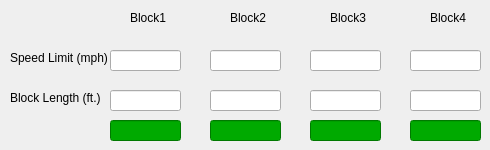
      <widget class="QWidget" name="controller1">
       <attribute name="title">
        <string>Controller 1</string>
       </attribute>
       <widget class="QLabel" name="label">
        <property name="geometry">
         <rect>
          <x>130</x>
          <y>10</y>
          <width>49</width>
          <height>16</height>
         </rect>
        </property>
        <property name="text">
         <string>Block1</string>
        </property>
       </widget>
       <widget class="QLabel" name="label_2">
        <property name="geometry">
         <rect>
          <x>230</x>
          <y>10</y>
          <width>49</width>
          <height>16</height>
         </rect>
        </property>
        <property name="text">
         <string>Block2</string>
        </property>
       </widget>
       <widget class="QLabel" name="label_3">
        <property name="geometry">
         <rect>
          <x>330</x>
          <y>10</y>
          <width>49</width>
          <height>16</height>
         </rect>
        </property>
        <property name="text">
         <string>Block3</string>
        </property>
       </widget>
       <widget class="QLabel" name="label_4">
        <property name="geometry">
         <rect>
          <x>430</x>
          <y>10</y>
          <width>49</width>
          <height>16</height>
         </rect>
        </property>
        <property name="text">
         <string>Block4</string>
        </property>
       </widget>
       <widget class="QLabel" name="label_8">
        <property name="geometry">
         <rect>
          <x>10</x>
          <y>50</y>
          <width>101</width>
          <height>16</height>
         </rect>
        </property>
        <property name="text">
         <string>Speed Limit (mph)</string>
        </property>
       </widget>
       <widget class="QLabel" name="label_9">
        <property name="geometry">
         <rect>
          <x>10</x>
          <y>90</y>
          <width>91</width>
          <height>16</height>
         </rect>
        </property>
        <property name="text">
         <string>Block Length (ft.)</string>
        </property>
       </widget>
       <widget class="QLineEdit" name="Block1controllerOcc">
        <property name="geometry">
         <rect>
          <x>110</x>
          <y>120</y>
          <width>71</width>
          <height>21</height>
         </rect>
        </property>
        <property name="styleSheet">
         <string notr="true">background-color: rgb(0,170, 0)</string>
        </property>
        <property name="text">
         <string/>
        </property>
       </widget>
       <widget class="QLineEdit" name="Block2controllerOcc">
        <property name="geometry">
         <rect>
          <x>210</x>
          <y>120</y>
          <width>71</width>
          <height>21</height>
         </rect>
        </property>
        <property name="styleSheet">
         <string notr="true">background-color: rgb(0,170, 0)</string>
        </property>
        <property name="text">
         <string/>
        </property>
       </widget>
       <widget class="QLineEdit" name="Block3controllerOcc">
        <property name="geometry">
         <rect>
          <x>310</x>
          <y>120</y>
          <width>71</width>
          <height>21</height>
         </rect>
        </property>
        <property name="styleSheet">
         <string notr="true">background-color: rgb(0,170, 0)</string>
        </property>
        <property name="text">
         <string/>
        </property>
       </widget>
       <widget class="QLineEdit" name="Block4controllerOcc">
        <property name="geometry">
         <rect>
          <x>410</x>
          <y>120</y>
          <width>71</width>
          <height>21</height>
         </rect>
        </property>
        <property name="styleSheet">
         <string notr="true">background-color: rgb(0,170, 0)</string>
        </property>
        <property name="text">
         <string/>
        </property>
       </widget>
       <widget class="QLineEdit" name="block1controllerSpeedLimitDisplay">
        <property name="geometry">
         <rect>
          <x>110</x>
          <y>50</y>
          <width>71</width>
          <height>21</height>
         </rect>
        </property>
       </widget>
       <widget class="QLineEdit" name="block2controllerSpeedLimitDisplay">
        <property name="geometry">
         <rect>
          <x>210</x>
          <y>50</y>
          <width>71</width>
          <height>21</height>
         </rect>
        </property>
       </widget>
       <widget class="QLineEdit" name="block3controllerSpeedLimitDisplay">
        <property name="geometry">
         <rect>
          <x>310</x>
          <y>50</y>
          <width>71</width>
          <height>21</height>
         </rect>
        </property>
       </widget>
       <widget class="QLineEdit" name="block4controllerSpeedLimitDisplay">
        <property name="geometry">
         <rect>
          <x>410</x>
          <y>50</y>
          <width>71</width>
          <height>21</height>
         </rect>
        </property>
       </widget>
       <widget class="QLineEdit" name="block1controllerBlockLengthDisplay">
        <property name="geometry">
         <rect>
          <x>110</x>
          <y>90</y>
          <width>71</width>
          <height>21</height>
         </rect>
        </property>
       </widget>
       <widget class="QLineEdit" name="block2controllerBlockLengthDisplay">
        <property name="geometry">
         <rect>
          <x>210</x>
          <y>90</y>
          <width>71</width>
          <height>21</height>
         </rect>
        </property>
       </widget>
       <widget class="QLineEdit" name="block3controllerBlockLengthDisplay">
        <property name="geometry">
         <rect>
          <x>310</x>
          <y>90</y>
          <width>71</width>
          <height>21</height>
         </rect>
        </property>
       </widget>
       <widget class="QLineEdit" name="block4controllerBlockLengthDisplay">
        <property name="geometry">
         <rect>
          <x>410</x>
          <y>90</y>
          <width>71</width>
          <height>21</height>
         </rect>
        </property>
       </widget>
      </widget>
